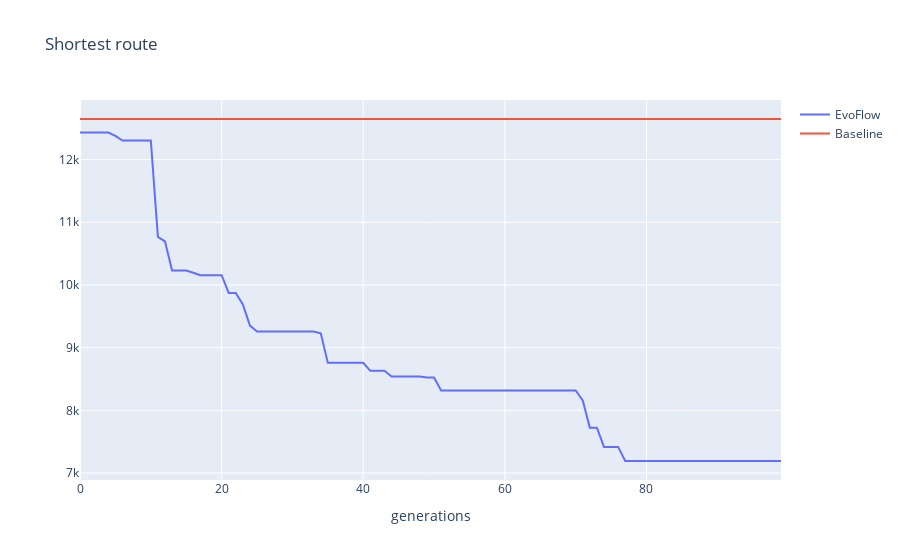
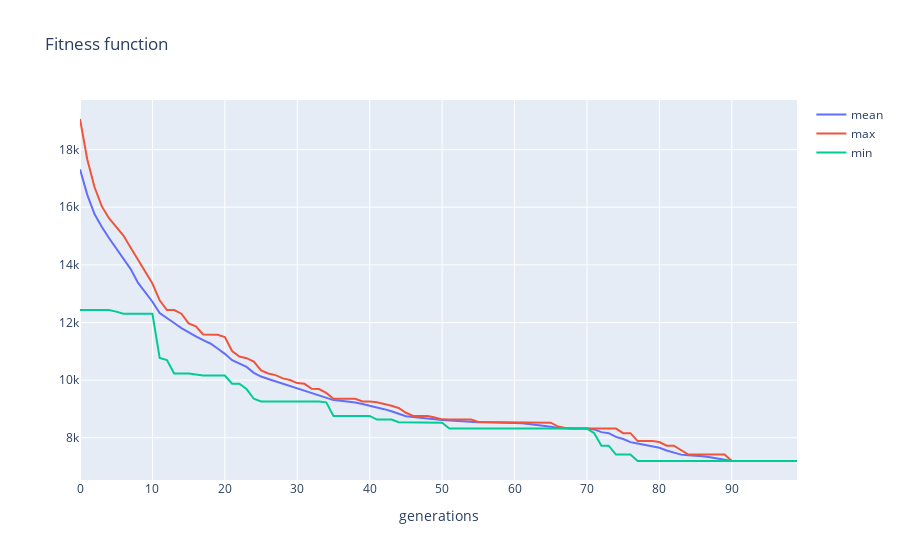

Write notebook code for charts like these, in order.
### Markdown cell above
# Results

### Code cell
results.plot_metrics()
